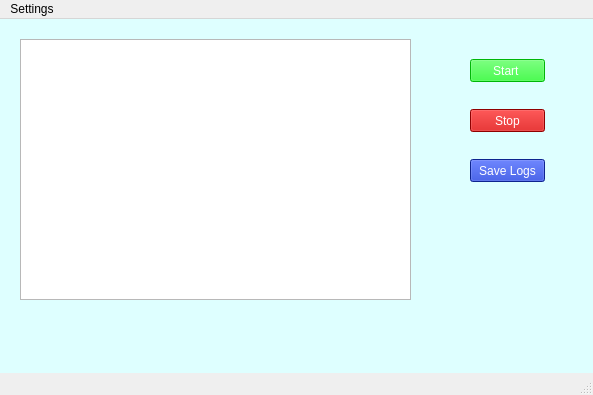
<?xml version="1.0" encoding="UTF-8"?>
<ui version="4.0">
 <class>MainWindow</class>
 <widget class="QMainWindow" name="MainWindow">
  <property name="geometry">
   <rect>
    <x>0</x>
    <y>0</y>
    <width>593</width>
    <height>395</height>
   </rect>
  </property>
  <property name="windowTitle">
   <string>MainWindow</string>
  </property>
  <property name="styleSheet">
   <string notr="true">QWidget#centralwidget
{
	background-color:rgb(222,255,255);
	
}

QPushButton#startButton
{
	background-color:rgb(0,255,10);
	color:rgb(255,255,255);
	
 }

QPushButton#stopButton
{
	background-color:rgb(200,0,0);
	color:rgb(255,255,255);
	
 }

QPushButton#saveLogsButton
{
	background-color:rgb(20,50,200);	
	color:rgb(255,255,255);
	
 }







	
</string>
  </property>
  <widget class="QWidget" name="centralwidget">
   <widget class="QPushButton" name="startButton">
    <property name="geometry">
     <rect>
      <x>470</x>
      <y>40</y>
      <width>75</width>
      <height>23</height>
     </rect>
    </property>
    <property name="text">
     <string>Start </string>
    </property>
   </widget>
   <widget class="QPushButton" name="stopButton">
    <property name="geometry">
     <rect>
      <x>470</x>
      <y>90</y>
      <width>75</width>
      <height>23</height>
     </rect>
    </property>
    <property name="text">
     <string>Stop</string>
    </property>
   </widget>
   <widget class="QPushButton" name="saveLogsButton">
    <property name="geometry">
     <rect>
      <x>470</x>
      <y>140</y>
      <width>75</width>
      <height>23</height>
     </rect>
    </property>
    <property name="sizePolicy">
     <sizepolicy hsizetype="Preferred" vsizetype="Fixed">
      <horstretch>0</horstretch>
      <verstretch>0</verstretch>
     </sizepolicy>
    </property>
    <property name="text">
     <string>Save Logs</string>
    </property>
   </widget>
   <widget class="QListWidget" name="listWidgetLogs">
    <property name="geometry">
     <rect>
      <x>20</x>
      <y>20</y>
      <width>391</width>
      <height>261</height>
     </rect>
    </property>
   </widget>
  </widget>
  <widget class="QMenuBar" name="menubar">
   <property name="geometry">
    <rect>
     <x>0</x>
     <y>0</y>
     <width>593</width>
     <height>21</height>
    </rect>
   </property>
   <widget class="QMenu" name="menuSettings">
    <property name="title">
     <string>Settings</string>
    </property>
    <addaction name="actionManage_Users"/>
    <addaction name="separator"/>
   </widget>
   <addaction name="menuSettings"/>
  </widget>
  <widget class="QStatusBar" name="statusbar"/>
  <action name="actionManage_Users">
   <property name="text">
    <string>Manage Users</string>
   </property>
  </action>
 </widget>
 <resources/>
 <connections/>
</ui>
